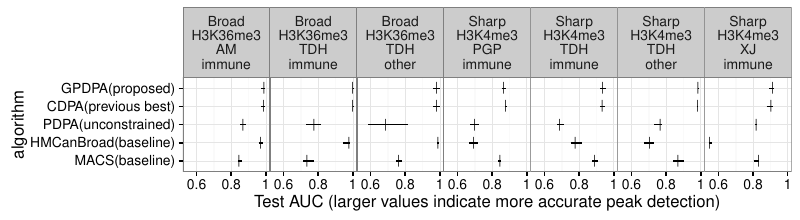

Here is the R script that generated this plot:
source("packages.R")
library(animint)

load("test.error.RData")

levs <- c(
  MACS="MACS",
  HMCanBroad="HMCanBroad",
  Segmentor="PDPA",
  PeakSegDP="CDPA",
  ##coseg.inf="GPDPAinf",
  coseg="GPDPA")
levs <- c(
  MACS="MACS(popular baseline)",
  HMCanBroad="HMCanBroad(popular baseline)",
  Segmentor="PDPA(unconstrained baseline)",
  PeakSegDP="CDPA(previous best)",
  ##coseg.inf="GPDPAinf",
  coseg.inf="GPDPA(proposed)")
test.error[, algorithm := levs[algorithm] ]
roc[, algorithm := levs[algorithm] ]

test.counts <- test.error[algorithm %in% levs, list(
  errors=sum(errors),
  labels=sum(regions),
  tp=sum(tp),
  possible.tp=sum(possible.tp),
  fp=sum(fp),
  possible.fp=sum(possible.fp)
  ), by=.(set.name, set.i, algorithm, train.type)]
test.counts[, TPR := tp/possible.tp]
test.counts[, FPR := fp/possible.fp]

possible.counts <- test.counts[algorithm==algorithm[1] & train.type=="supervised", {
  list(
    possible.fn=sum(possible.tp),
    possible.fp=sum(possible.fp)
    )
}, by=list(set.name)]

test.ranges <- test.counts[, list(
  min.labels=min(labels),
  max.labels=max(labels)
  ), by=.(set.name, set.i)]
test.ranges[, stopifnot(min.labels==max.labels)]

test.counts[, percent.accuracy := (1-errors/labels)*100]

test.mean <- test.counts[, list(
  mean.percent=mean(percent.accuracy)
), by=.(set.name, algorithm, train.type)]

roc.total <- roc[algorithm %in% levs, list(
  tp=sum(tp),
  possible.tp=sum(possible.tp),
  fp=sum(fp),
  possible.fp=sum(possible.fp)
), by=.(set.name, set.i, algorithm, param.i)]
roc.total[, TPR := tp/possible.tp]
roc.total[, FPR := fp/possible.fp]
roc.ord <- roc.total[order(param.i),]

algo.colors <- c(
  hmcan="#A6CEE3",
  HMCanBroad="#1F78B4",
  triform="#B2DF8A",
  PeakSegDP="#33A02C",
  CDPA="#33A02C",
  "#FB9A99",
  coseg="black",
  GPDPA="black",
  GPDPAinf="grey",
  PeakSegJoint="grey40",
  "#E31A1C",
  MACS="#FDBF6F",
  macs.broad="#FF7F00",
  ccat.tf="#CAB2D6", #lite purple
  "#6A3D9A",#dark purple
  "#FFFF99", #yellow
  PDPA="#B15928", #brown
  Segmentor="#B15928") #brown

ggplot()+
  theme_bw()+
  theme(panel.margin=grid::unit(0, "cm"),
        legend.position="top")+
  facet_grid(set.i ~ set.name, labeller=function(df){
    if("set.name" %in% names(df)){
      df$set.name <- gsub("_", "\n", df$set.name)
    }
    df
  })+
  scale_color_manual(values=algo.colors)+
  scale_fill_manual(values=c(unsupervised="white", supervised="black"))+
  geom_path(aes(FPR, TPR, color=algorithm, group=paste(set.i, algorithm)),
            data=roc.total)+
  geom_point(aes(FPR, TPR, color=algorithm, fill=train.type),
             shape=21,
             stroke=1,
             data=test.counts)

roc.not.cvx <- roc.total[, {
  tpr <- TPR[which.max(FPR)]
  tpr <- 1
  list(
    FPR=c(1, FPR, 0, 1, 1),
    TPR=c(tpr, TPR, 0, 0, tpr)
    )
}, by=.(set.name, set.i, algorithm)]
auc <- roc.not.cvx[, list(
  auc=geometry::polyarea(FPR, TPR)
  ), by=.(set.name, set.i, algorithm)]
auc.wide <- dcast(auc, set.name + set.i ~ algorithm, value.var="auc")

ggplot()+
  theme_bw()+
  geom_abline(slope=1, intercept=0, color="grey")+
  geom_point(aes(`CDPA(previous best)`, `GPDPA(proposed)`), data=auc.wide)+
  coord_equal()

err.wide <- dcast(test.counts[train.type=="supervised"], set.name+set.i ~ algorithm, value.var="percent.accuracy")
ggplot()+
  theme_bw()+
  geom_abline(slope=1, intercept=0, color="grey")+
  geom_point(aes(`CDPA(previous best)`, `GPDPA(proposed)`), data=err.wide)+
  coord_equal()

ggplot()+
  theme_bw()+
  geom_abline(slope=1, intercept=0, color="grey")+
  geom_point(aes(`PDPA(unconstrained baseline)`, `GPDPA(proposed)`), data=err.wide)+
  coord_equal()

ggplot()+
  theme_bw()+
  geom_abline(slope=1, intercept=0, color="grey")+
  geom_point(aes(`PDPA(unconstrained baseline)`, `CDPA(previous best)`), data=err.wide)+
  coord_equal()

if(FALSE){
auc.wide[, {
  L <- t.test(`CDPA(previous best)`, `GPDPA(proposed)`, paired=TRUE)
  res <- L[c("statistic", "p.value")]
  res$mean.cdpa <- mean(`CDPA(previous best)`)
  res$mean.gpdpa <- mean(`GPDPA(proposed)`)
  res
}, by=list(set.name)][order(p.value)]
auc.wide[, {
  L <- t.test(`PDPA(unconstrained baseline)`, `GPDPA(proposed)`, paired=TRUE)
  res <- L[c("statistic", "p.value")]
  res$mean.pdpa <- mean(`PDPA(unconstrained baseline)`)
  res$mean.gpdpa <- mean(`GPDPA(proposed)`)
  res
}, by=list(set.name)][order(p.value)]
}
roc.cvx <- roc.not.cvx[, {
  fit <- chull(FPR, TPR)
  data.table(FPR, TPR)[fit,]
}, by=.(set.name, set.i, algorithm)]
mean.auc <- auc[, list(
  mean.auc=mean(auc),
  sd.auc=sd(auc),
  med.auc=median(auc),
  q25.auc=quantile(auc, 0.25),
  q75.auc=quantile(auc, 0.75)
  ), by=.(set.name, algorithm)]
## coseg is the best over all data sets, in terms of AUC.
mean.auc[, list(mean=mean(mean.auc)), by=algorithm][order(mean),]
best.auc <- mean.auc[, list(min.auc=max(mean.auc)), by=set.name]

some.algos <- function(dt)dt
ggplot()+
  theme_bw()+
  theme(panel.margin=grid::unit(0, "cm"),
        legend.position="top")+
  facet_grid(set.i ~ set.name, labeller=function(df){
    if("set.name" %in% names(df)){
      df$set.name <- gsub("_", "\n", df$set.name)
      df$set.name <- paste0(
        ifelse(
          grepl("H3K36me3", df$set.name),
          "Broad", "Sharp"),
        "\n",
        df$set.name)
    }
    df
  })+
  geom_polygon(aes(FPR, TPR, color=algorithm),
               data=some.algos(roc.not.cvx),
               fill="grey")+
  ##scale_color_manual(values=algo.colors)+
  scale_fill_manual(values=c(unsupervised="white", supervised="black"))+
  geom_path(aes(FPR, TPR, color=algorithm, group=paste(set.i, algorithm)),
            data=some.algos(roc.total))+
  coord_cartesian(xlim=c(0,0.5), ylim=c(0.5,1))+
  geom_point(aes(FPR, TPR, color=algorithm, fill=train.type),
             shape=21,
             stroke=1,
             data=some.algos(test.counts))

roc.show <- data.table(roc.not.cvx)
roc.show[FPR==1 & TPR==0, FPR := NA]
only <- function(dt)dt[set.name=="H3K4me3_TDH_immune" & set.i==2]
linetype.vec <- c(
  "error rate of predicted peaks\nat various pruning thresholds"="solid",
  "extrapolation to compute AUC"="dotted")
N.vec <- names(linetype.vec)
cfac <- function(i){
  factor(N.vec[i], N.vec)
}
both.roc <- rbind(
  data.table(curve=cfac(2), roc.show),
  data.table(curve=cfac(1), roc.total[, names(roc.show), with=FALSE]))
leg <- ggplot()+
  theme_bw()+
  theme(panel.margin=grid::unit(0, "cm"),
        legend.position=c(0.8, 0.3))+
  coord_equal(xlim=c(0,1.2))+
  scale_x_continuous("FPR = False Positive Rate of predicted peaks relative to gold standard labels from biologist", breaks=seq(0, 1, by=0.2))+
  scale_y_continuous("TPR = True Positive Rate of predicted peaks relative to gold standard labels from biologist", breaks=seq(0, 1, by=0.2))+
  geom_path(aes(
    FPR, TPR,
    color=algorithm,
    linetype=curve,
    group=paste(curve, algorithm)),
            size=0.7,
            data=only(both.roc))+
  scale_linetype_manual(values=linetype.vec, guide=guide_legend(keyheight=2))+
  ## geom_path(aes(FPR, TPR, color=algorithm, group=paste(set.i, algorithm)),
  ##           data=only(roc.show))+
  ## geom_path(aes(FPR, TPR, color=algorithm, group=paste(set.i, algorithm)),
  ##           size=3,
  ##           data=only(roc.total))+
  geom_text(aes(FPR, TPR, label=label), data={
    rbind(
      data.table(FPR=1, TPR=0.6, label="Extrapolation to FPR=TPR=1\nto compute AUC"),
      data.table(FPR=0.3, TPR=0.6, label="No peak pruning\nmost predicted peaks"),
      data.table(FPR=0.4, TPR=0.4, label="All peaks pruned\nno peaks predicted\nFPR=TPR=0"))
  })+
  geom_segment(aes(x, y, xend=xend, yend=yend), arrow=grid::arrow(type="closed"), data={
    rbind(
      data.table(x=1, xend=1, y=0.7, yend=0.9),
      data.table(x=0.3, xend=0.3, y=0.7, yend=0.8),
      data.table(x=0.3, xend=0.1, y=0.3, yend=0.1))
  })
pdf("figure-test-error-dots-ROC-supp.pdf",8,8)
print(leg)
dev.off()
png("figure-test-error-dots-ROC-supp.png",800,800,res=100)
print(leg)
dev.off()
##direct.label(leg, "smart.grid")


test.mean[, algo.fac := factor(algorithm, levs)]
auc[, algo.fac := factor(algorithm, levs)]
mean.auc[, algo.fac := factor(algorithm, levs)]
test.counts[, algo.fac := factor(algorithm, levs)]
set.best <- test.mean[, list(min.percent=max(mean.percent)), by=set.name]
setkey(possible.counts, set.name)
dots <- ggplot()+
  geom_vline(aes(xintercept=min.percent), data=set.best)+
  geom_point(aes(mean.percent, algo.fac, color=train.type),
             alpha=0.3,
             size=4,
             data=test.mean)+
  geom_point(aes(percent.accuracy, algo.fac, color=train.type),
             data=test.counts, pch=1)+
  scale_color_discrete("penalty / threshold training method")+
  facet_grid(. ~ set.name, labeller=function(df){
    count.dt <- possible.counts[df$set.name]
    df$set.name <- paste0(
      gsub("_", "\n", df$set.name),
      "\n", count.dt$possible.fp, " possible fp",
      "\n", count.dt$possible.fn, " possible fn")
    df
  }, scales="free_y", space="free_y")+
  scale_y_discrete("algorithm")+
  theme_bw()+
  guides(color=guide_legend())+
  theme(panel.margin=grid::unit(0, "cm"),
        legend.position="top")+
  scale_x_continuous("percent correct peak region labels (test accuracy)",
                     breaks=seq(40, 100, by=20))
dots
pdf("figure-test-error-dots-supp.pdf", 10, 3)
print(dots)
dev.off()

test.counts[, testSet := paste(set.name, "split", set.i)]
auc[, testSet := paste(set.name, "split", set.i)]
roc.total[, testSet := paste(set.name, "split", set.i)]
roc.not.cvx[, testSet := paste(set.name, "split", set.i)]
viz <- list(
  title="Peak detection test accuracy (4-fold cross-validation)",
  error=ggplot()+
    ggtitle("Click to select test set")+
    scale_fill_manual(values=c(unsupervised="white", supervised="black"))+
    geom_vline(aes(xintercept=min.percent),
               color="grey",
               data=set.best)+
    geom_point(aes(mean.percent, algo.fac, color=algorithm,
                  showSelectedalgo=algorithm,
                   showSelected=train.type),
               alpha=0.3,
               size=4,
               data=test.mean)+
    geom_point(aes(percent.accuracy, algo.fac, color=algorithm,
                  showSelectedalgo=algorithm,
                   clickSelects=testSet,
                   fill=train.type),
               stroke=1,
               size=3,
               data=test.counts,
               shape=21)+
    scale_color_manual(values=algo.colors)+
    facet_grid(. ~ set.name, labeller=function(df){
      df$set.name <- gsub("_", "\n", df$set.name)
      df
    })+
    guides(color="none")+
    scale_y_discrete("algorithm")+
    theme_bw()+
    theme(panel.margin=grid::unit(0, "cm"),
          legend.position="top")+
    theme_animint(width=1100, height=170)+
    scale_x_continuous(
      "Test accuracy (percent correct peak region labels)",
      breaks=c(40, 60, 80, 100)),
  auc=ggplot()+
    geom_vline(aes(xintercept=min.auc),
               color="grey",
               data=best.auc)+
    scale_color_manual(values=algo.colors)+
    guides(color="none")+
    geom_point(aes(mean.auc, algo.fac,
                  showSelectedalgo=algorithm,
                   color=algorithm),
               alpha=0.3,
               size=4,
               data=mean.auc)+
    geom_point(aes(auc, algo.fac, color=algorithm,
                  showSelectedalgo=algorithm,
                   clickSelects=testSet),
               size=3,
               data=auc, pch=1)+
    facet_grid(. ~ set.name, labeller=function(df){
      df$set.name <- gsub("_", "\n", df$set.name)
      df
    })+
    scale_y_discrete("algorithm")+
    theme_bw()+
    theme_animint(width=1100, height=140)+
    theme(panel.margin=grid::unit(0, "cm"),
          legend.position="top")+
    scale_x_continuous(
      "Test AUC (larger values indicate more accurate peak detection)",
      breaks=c(0.6, 0.8, 1),
      labels=c("0.6", "0.8", "1")),
  rocZoom=ggplot()+
    ggtitle("Upper left corner of ROC space")+
    guides(color="none", fill="none")+
    scale_color_manual(values=algo.colors)+
    scale_fill_manual(values=c(unsupervised="white", supervised="black"))+
    geom_path(aes(FPR, TPR, color=algorithm,
                  showSelected=testSet,
                  showSelectedalgo=algorithm,
                  group=algorithm),
              alpha=0.5,
              data=roc.total)+
    coord_cartesian(xlim=c(0,0.5), ylim=c(0.5,1))+
    geom_point(aes(FPR, TPR, color=algorithm,
                  showSelectedalgo=algorithm,
                   showSelected=testSet,
                   showSelectedtype=train.type,
                   fill=train.type),
               shape=21,
               stroke=1,
               data=test.counts),
  roc=ggplot()+
    ggtitle("AUC computation (full ROC space)")+
    scale_color_manual(values=algo.colors)+
    scale_fill_manual(values=c(unsupervised="white", supervised="black"))+
    geom_polygon(aes(FPR, TPR, color=algorithm,
                     showSelected=testSet,
                     group=algorithm),
                 alpha=0.5,
                 fill=NA,
                 data=roc.not.cvx)+
    geom_point(aes(FPR, TPR, color=algorithm,
                   showSelected=testSet,
                   fill=train.type),
               shape=21,
               stroke=1,
               data=test.counts))
##print(viz$error)
##print(viz$auc)
##animint2dir(viz, "figure-test-error-dots")

dots <- ggplot()+
  geom_vline(aes(xintercept=min.auc),
             color="grey",
             data=best.auc)+
  geom_point(aes(mean.auc, algo.fac),
             shape=1,
             data=mean.auc)+
  geom_segment(aes(
    mean.auc+sd.auc, algo.fac, xend=mean.auc-sd.auc, yend=algo.fac),
               data=mean.auc)+
  facet_grid(. ~ set.name, labeller=function(df){
    df$set.name <- gsub("_", "\n", df$set.name)
    df
  }, scales="free_y", space="free_y")+
  scale_y_discrete("algorithm")+
  theme_bw()+
  theme(panel.margin=grid::unit(0, "cm"),
        legend.position="top")+
  scale_x_continuous(
    "Test AUC (area under the Receiver Operating Characteristic curve)",
    breaks=c(0.6, 0.8, 1),
    labels=c("0.6", "0.8", "1"))
pdf("figure-test-error-mean.pdf", h=2, w=8)
print(dots)
dev.off()

dots <- ggplot()+
  geom_vline(aes(xintercept=min.auc),
             color="grey",
             data=best.auc)+
  geom_point(aes(mean.auc, algo.fac),
             alpha=0.3,
             size=3,
             data=mean.auc)+
  geom_point(aes(auc, algo.fac),
             data=auc, pch=1)+
  facet_grid(. ~ set.name, labeller=function(df){
    df$set.name <- gsub("_", "\n", df$set.name)
    df$set.name <- paste0(
      ifelse(
        grepl("H3K36me3", df$set.name),
        "Broad", "Sharp"),
      "\n",
      df$set.name)
    df
  }, scales="free")+
  scale_y_discrete("algorithm")+
  theme_bw()+
  theme(panel.margin=grid::unit(0, "cm"),
        legend.position="top")+
  scale_x_continuous(
    "Test AUC (larger values indicate more accurate peak detection)",
    breaks=c(0.6, 0.8, 1),
    labels=c("0.6", "0.8", "1"))
dots <- ggplot()+
  geom_point(aes(med.auc, algo.fac),
             shape="|",
             size=3,
             data=mean.auc)+
  geom_segment(aes(q25.auc, algo.fac,
                   xend=q75.auc, yend=algo.fac),
               data=mean.auc)+
  facet_grid(. ~ set.name, labeller=function(df){
    df$set.name <- gsub("_", "\n", df$set.name)
    df$set.name <- paste0(
      ifelse(
        grepl("H3K36me3", df$set.name),
        "Broad", "Sharp"),
      "\n",
      df$set.name)
    df
  })+
  scale_y_discrete("algorithm")+
  theme_bw()+
  theme(panel.margin=grid::unit(0, "cm"),
        legend.position="top")+
  scale_x_continuous(
    "Test AUC (larger values indicate more accurate peak detection)",
    breaks=c(0.6, 0.8, 1),
    labels=c("0.6", "0.8", "1"))
pdf("figure-test-error-dots.pdf", h=2.2, w=8)
print(dots)
dev.off()

